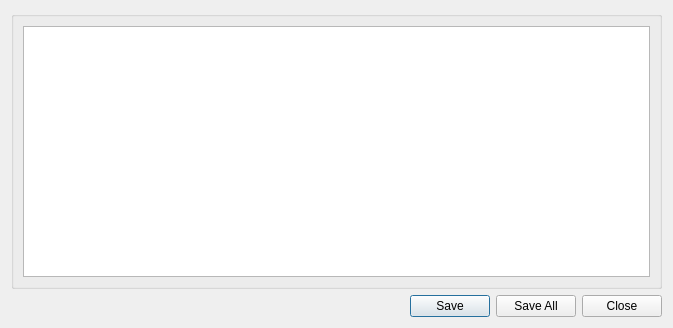
<?xml version="1.0" encoding="UTF-8"?>
<ui version="4.0">
 <class>Dialog</class>
 <widget class="QDialog" name="Dialog">
  <property name="geometry">
   <rect>
    <x>0</x>
    <y>0</y>
    <width>673</width>
    <height>328</height>
   </rect>
  </property>
  <property name="windowTitle">
   <string>Riepilogo Schede</string>
  </property>
  <property name="modal">
   <bool>true</bool>
  </property>
  <layout class="QGridLayout" name="gridLayout_3">
   <item row="0" column="0">
    <widget class="QGroupBox" name="groupBox">
     <property name="sizePolicy">
      <sizepolicy hsizetype="Expanding" vsizetype="Expanding">
       <horstretch>0</horstretch>
       <verstretch>0</verstretch>
      </sizepolicy>
     </property>
     <property name="alignment">
      <set>Qt::AlignCenter</set>
     </property>
     <layout class="QGridLayout" name="gridLayout">
      <item row="0" column="0">
       <widget class="QTableWidget" name="tableWidget">
        <property name="editTriggers">
         <set>QAbstractItemView::NoEditTriggers</set>
        </property>
        <property name="selectionMode">
         <enum>QAbstractItemView::ExtendedSelection</enum>
        </property>
        <property name="selectionBehavior">
         <enum>QAbstractItemView::SelectRows</enum>
        </property>
        <property name="sortingEnabled">
         <bool>true</bool>
        </property>
        <attribute name="verticalHeaderVisible">
         <bool>false</bool>
        </attribute>
       </widget>
      </item>
     </layout>
    </widget>
   </item>
   <item row="2" column="0">
    <widget class="QDialogButtonBox" name="buttonBox">
     <property name="sizePolicy">
      <sizepolicy hsizetype="Expanding" vsizetype="Fixed">
       <horstretch>0</horstretch>
       <verstretch>0</verstretch>
      </sizepolicy>
     </property>
     <property name="orientation">
      <enum>Qt::Horizontal</enum>
     </property>
     <property name="standardButtons">
      <set>QDialogButtonBox::Close|QDialogButtonBox::Save|QDialogButtonBox::SaveAll</set>
     </property>
    </widget>
   </item>
  </layout>
 </widget>
 <resources/>
 <connections>
  <connection>
   <sender>buttonBox</sender>
   <signal>accepted()</signal>
   <receiver>Dialog</receiver>
   <slot>accept()</slot>
   <hints>
    <hint type="sourcelabel">
     <x>248</x>
     <y>254</y>
    </hint>
    <hint type="destinationlabel">
     <x>157</x>
     <y>274</y>
    </hint>
   </hints>
  </connection>
  <connection>
   <sender>buttonBox</sender>
   <signal>rejected()</signal>
   <receiver>Dialog</receiver>
   <slot>reject()</slot>
   <hints>
    <hint type="sourcelabel">
     <x>316</x>
     <y>260</y>
    </hint>
    <hint type="destinationlabel">
     <x>286</x>
     <y>274</y>
    </hint>
   </hints>
  </connection>
 </connections>
</ui>
